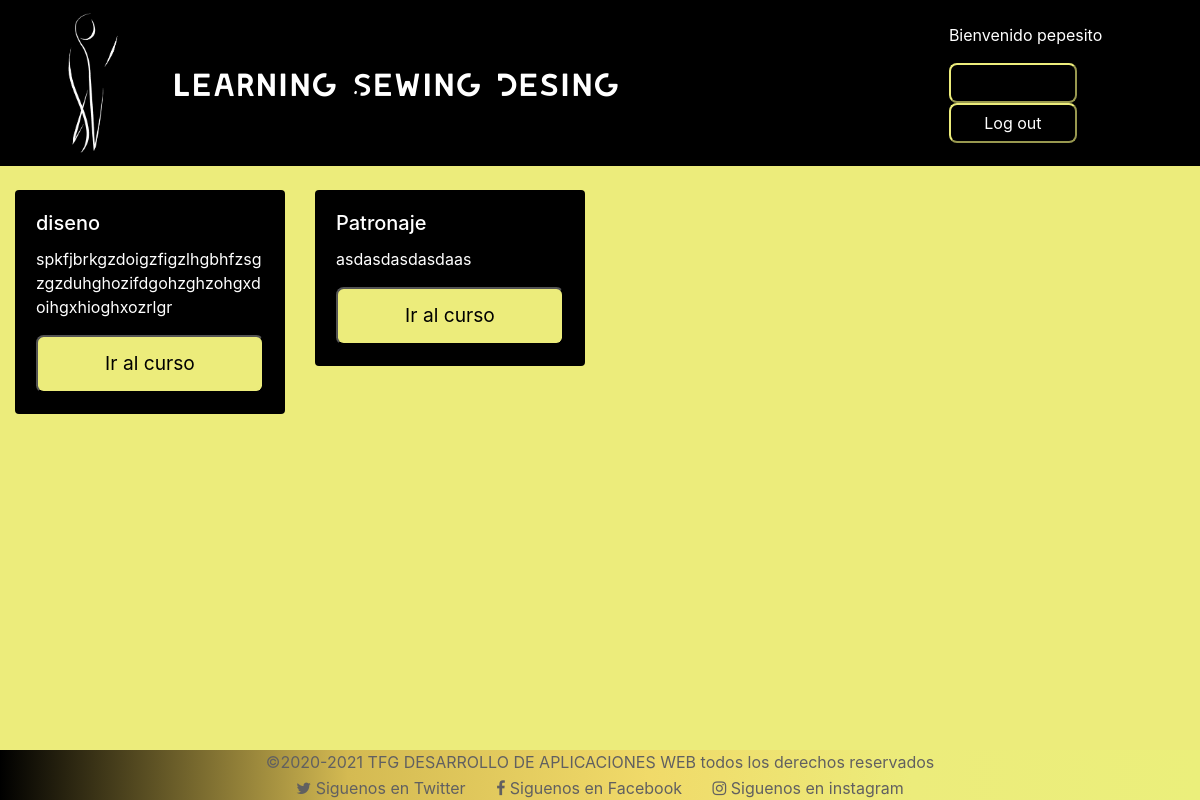
/pages/Profesores/perfil_profesor.php (signed in), run on an earlier commit of the app's database.
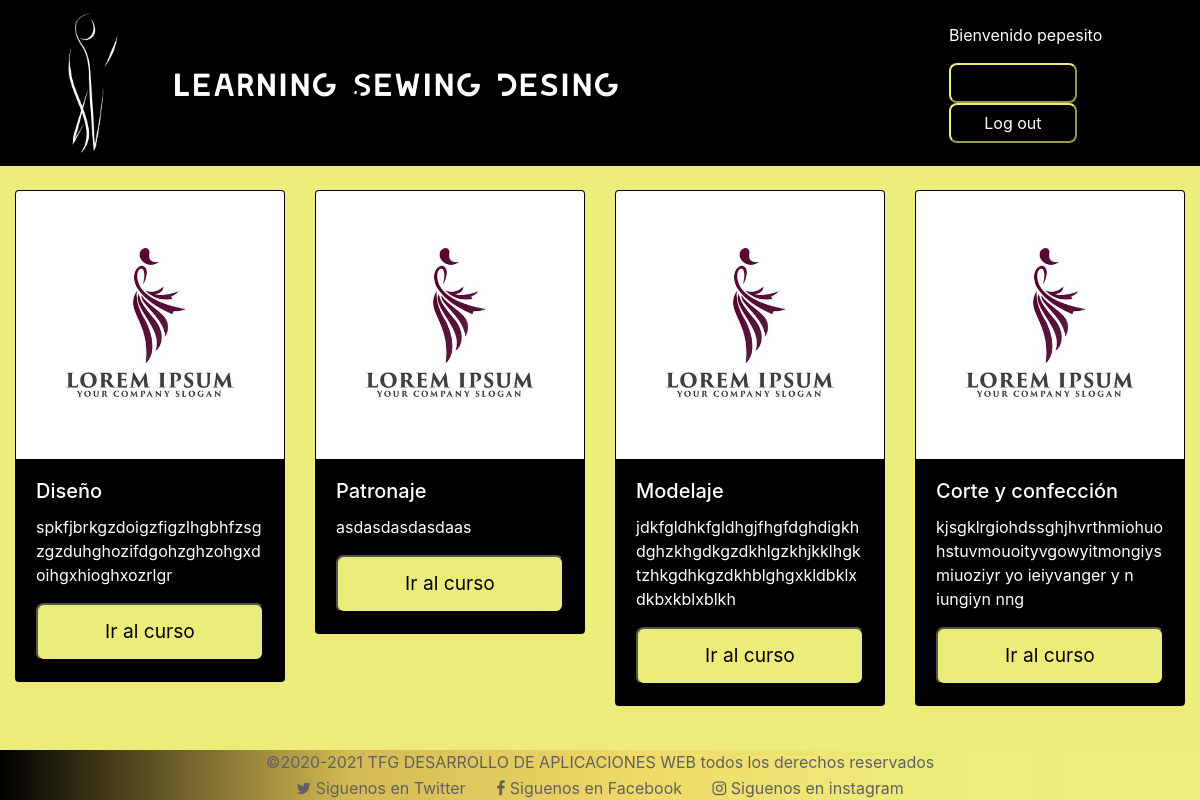
And on a later commit of the database.
### tables this page shows
CREATE TABLE IF NOT EXISTS curso (
  idcurso int(11) NOT NULL AUTO_INCREMENT,
  Profesor_Usuarios_idUsuarios int(11) NOT NULL,
  nombre varchar(45) NOT NULL,
  precio decimal(3,0) NOT NULL,
  duracion decimal(4,0) NOT NULL,
  descripcion text NOT NULL,
  foto varchar(45) NOT NULL,
  lecciones int(11) NOT NULL,
  valoracion int(11) NOT NULL,
  PRIMARY KEY (idcurso),
  KEY Profesor_Usuarios_idUsuarios (Profesor_Usuarios_idUsuarios)
);

### pages/Profesores/perfil_profesor.php (the view, shortened to what this page needs)
<?php
include "../../PHP/libreria.php";
 ?>
 <!doctype html>
 <html lang="en">
 <head>
   <link rel="stylesheet" href="https://stackpath.bootstrapcdn.com/bootstrap/4.4.1/css/bootstrap.min.css">
   <link rel="stylesheet" href="../../css/font-awesome.css">
   <link rel="stylesheet" type="text-css" href="css/bootstrap-social.scss">
   <link rel="stylesheet" href="../../css/master.css">
 </head>
    <body>
      <?php headerito(); ?>
        <div class="container-fluid">
            <div class="row" id="rowProfesor">
                <?php
                $sesion_idUsuario=$_SESSION ['id_usuario'];
                $result = cursosProfesor($sesion_idUsuario);
                if ($result != ""){
                  for ($i=0; $i <mysqli_num_rows($result); $i++){
                      $fila=mysqli_fetch_row($result);
                        ?>
                        <div class="col-sm-3">
                            <div class="card">
                              <img src="/TFG/images/cursos/<?php echo $fila[1]  ?>/logocurso.jpg" class="card-img-top" alt="">
                                <div class="card-body">
                                        <h5 class="card-title"><?php echo $fila[0] ?></h5>
                                        <p class="card-text"><?php echo $fila[2]; ?></p>
                                    <button class="boton-cards"><a href="/TFG/pages/Cursos/<?php echo $fila[1]; ?>/Principal.php">Ir al curso</a></button>
                                </div>
                            </div>
                        </div>
                    <?php }
                    }
                ?>
            </div>
        </div>
    </body>
</html>

### PHP/libreria.php (shortened to what this page needs)
<?php
    function saludarusuario(){
      $usuario=$_SESSION['nombre'] ;
        echo "Bienvenido $usuario";
    }
    function headerito(){
      $documento= $_SERVER['DOCUMENT_ROOT'];
        switch ($_SESSION['tipouser']) {
            case '2':
                include "$documento/TFG/cabeceras/headerProfesor.php";
                break;
           }
    }
    function cursosProfesor($sesion_idUsuario){
        $con = conexion("academiatfg");
        $query = "select nombre, foto, descripcion from curso where Profesor_Usuarios_idUsuarios = $sesion_idUsuario";
        $row = mysqli_query($con,$query);
        return $row;
    }
?>

### cabeceras/headerProfesor.php (shortened to what this page needs)
<nav class="navbar navbar-dark navbar-expand-sm">
  <div class="collapse navbar-collapse" id="collapse_menu">
    <a class="navbar-brand" href="/TFG/index.php"><img src="http://localhost/TFG/images/Logo2.png" alt=""></a>
    <span class="navbar-text" id="titulo">Learning Sewing Desing</span>
    <form class="" action="/TFG/PHP/logout.php" method="get" style="margin-left:auto;margin-right:7%;">
      <p class="text-white"><?php saludarusuario(); ?></p>
      <button type="button" class="boton2" name="button"><a href="/TFG/pages/Profesores/perfil_profesor.php">Tu perfil</a></button>
      <button class=="btn " type="submit" name="logout" id="boton" value="yes">Log out</button>
    </form>
    </div>
</nav>

### css/master.css (style rules this page uses)
body { background: rgb(236, 236, 123); }
nav { margin-bottom: 2%; background-color: black; }
.navbar-brand img { height: 7em; }
#titulo { color: white; font-size: 200%; font-family: Leixo; }
#rowProfesor { height: 25em; }
.card-img-top { text-align: center; background-repeat: no-repeat; background-position: 50%; background-size: 100% auto; }
.botomito { margin-top: 2%; background: rgba(0, 0, 0, 1); background: -moz-linear-gradient( left, rgba(0, 0, 0, 1) 0%, rgba(212, 186, 82, 1) 29%, rgba(240, 218, 105, 1) 54%, rgba(236, 236, 123, 1) 76%, rgba(235, 239, 123, 1) 100% ); background: -webkit-gradient( left top, right top, color-stop(0%, rgba(0, 0, 0, 1)), color-stop(29%, rgba(212, 186, 82, 1)), color-stop(54%, rgba(240, 218, 105, 1)), color-stop(76%, rgba(236, 236, 123, 1)), color-stop(100%, rgba(235, 239, 123, 1)) ); background: -webkit-linear-gradient( left, rgba(0, 0, 0, 1) 0%, rgba(212, 186, 82, 1) 29%, rgba(240, 218, 105, 1) 54%, rgba(236, 236, 123, 1) 76%, rgba(235, 239, 123, 1) 100% ); background: -o-linear-gradient( left, rgba(0, 0, 0, 1) 0%, rgba(212, 186, 82, 1) 29%, rgba(240, 218, 105, 1) 54%, rgba(236, 236, 123, 1) 76%, rgba(235, 239, 123, 1) 100% ); background: -ms-linear-gradient( left, rgba(0, 0, 0, 1) 0%, rgba(212, 186, 82, 1) 29%, rgba(240, 218, 105, 1) 54%, rgba(236, 236, 123, 1) 76%, rgba(235, 239, 123, 1) 100% ); background: linear-gradient( to right, rgba(0, 0, 0, 1) 0%, rgba(212, 186, 82, 1) 29%, rgba(240, 218, 105, 1) 54%, rgba(236, 236, 123, 1) 76%, rgba(235, 239, 123, 1) 100% ); filter: progid:DXImageTransform.Microsoft.gradient(startColorstr='#000000', endColorstr='#ebef7b', GradientType=1); }
#boton { border-radius: 0.5em; width: 8em; height: 2.5em; color: white; background-color: black; margin-left: auto; margin-right: 7%; border-color: rgb(236, 236, 123); }
.boton2 { border-radius: 0.5em; width: 8em; height: 2.5em; color: white; background-color: black; margin-left: auto; margin-right: 7%; border-color: rgb(236, 236, 123); }
a:link { color:white; }
.card { background-color: black; color: white; }
.boton-cards { border-radius: 0.4em; width: 100%; height: 3em; color: black; background-color: rgb(236, 236, 123); border-color: black; font-size: 1.2em; margin-left: auto; }
.rrss a { display: inline; }

### pages/Profesores/perfil_profesor.php (style rules this page uses)
a:link { color:black; }
.botomito { position: fixed; bottom: 0; }

What changed in the data, as far as the page shows it:
changed curso "spkfjbrkgzdoigzfigzlhgbhfzsgzgzduhghozifdgohzghzohgxdoihgxhioghxozrlgr": foto: picture added; nombre "diseno" → "Diseño"
changed curso "Patronaje": foto: picture added
added curso: foto (picture), nombre "Modelaje", descripcion "jdkfgldhkfgldhgjfhgfdghdigkhdghzkhgdkgzdkhlgzkhjkklhgktzhkgdhkgzdkhblghgxkldbklxdkbxkblxblkh"
added curso: foto (picture), nombre "Corte y confección", descripcion "kjsgklrgiohdssghjhvrthmiohuohstuvmouoityvgowyitmongiysmiuoziyr yo ieiyvanger y n iungiyn nng"
